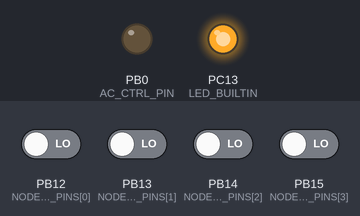
The program below on a simulated STM32 Blue Pill. On the bench: output pins drawn as LEDs (lit = HIGH). The test bench sets the inputs (shaded band); at power-on: PB12 (NODE_ID_PINS[0]), PB13 (NODE_ID_PINS[1]), PB14 (NODE_ID_PINS[2]), PB15 (NODE_ID_PINS[3]) LOW. No radio packets arrive unless stated; what the program prints to the serial monitor is not drawn.

Above: at 0.1 s.
Timing chart, 0 to 1.6 s (numbered marks = the images above):
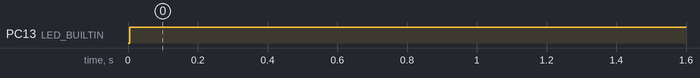

Measured:
- by itself, PC13 (LED_BUILTIN): LOW → HIGH at 0.01 s

The program:

main.cpp
```cpp
#include <Arduino.h>

#include <SPI.h>
#include "RF24.h"

// Constants
constexpr int NODE_ID_PINS[4] = {PB12, PB13, PB14, PB15};
constexpr int AC_CTRL_PIN = PB0;

const uint8_t MASTER_ADDRESS[] = { 0x12, 0x34, 0x56, 0x78, 0x9A };
const uint8_t NODE_ADDRESS[] = { 0x12, 0x34, 0x56, 0x78, 0x9B };

// Definitions
enum PacketType : uint8_t
{
  CALIBRATION = 0x0,
  UPDATE = 0x0
};

struct RfMessage {
  PacketType type;
  uint16_t data;
};

// Radio instance
RF24 Radio(PA12, PA15);
uint8_t NodeId = 0;

uint8_t read_id(const int pins[4])
{
  uint8_t id = 0;
  for (int i = 0; i < 4; i++)
  {
    id |= (digitalRead(NODE_ID_PINS[i]) << i);
  }
  return id;
}

void setup() {
  Serial.begin(115200);
  Serial.println(F("Christmas Light Node V2"));

  // Initialize Pins
  for (int i = 0; i < 4; i++)
  {
    pinMode(NODE_ID_PINS[i], INPUT_PULLDOWN);
  }
  pinMode(AC_CTRL_PIN, OUTPUT);
  pinMode(LED_BUILTIN, OUTPUT);

  digitalWrite(AC_CTRL_PIN, 0);
  digitalWrite(LED_BUILTIN, 0);

  // Read Node ID from pins
  NodeId = read_id(NODE_ID_PINS);
  Serial.print("Node: ");
  Serial.println(NodeId);

  // Configure radio
  Radio.begin();

  // Set the PA Level low to prevent power supply related issues since this is a
  // getting_started sketch, and the likelihood of close proximity of the devices. RF24_PA_MAX is default.
  Radio.setPALevel(RF24_PA_LOW);

  Radio.openWritingPipe(MASTER_ADDRESS);
  Radio.openReadingPipe(1, NODE_ADDRESS);

  // Start the radio listening for data
  Radio.startListening();
}

void loop() {
  Serial.println("Ready");
  digitalWrite(LED_BUILTIN, 1);

  RfMessage last_message = {};
  RfMessage calibration_response = {
    CALIBRATION,
    NodeId
  };

  while (true) {
    if (Radio.available())
    {
      // Read message from radio
      Radio.read(&last_message, sizeof(last_message));

      // Handle message
      if (last_message.type == CALIBRATION)
      {
        // Send back calibration response
        if (last_message.data == NodeId)
        {
          Radio.stopListening();
          Radio.write(&calibration_response, sizeof(RfMessage));
          Radio.startListening();
        }
      }
      else if (last_message.type == UPDATE)
      {
        // Update GPIO
        digitalWrite(AC_CTRL_PIN, last_message.data & (1 << NodeId));
      }
    }
  }
}
```
